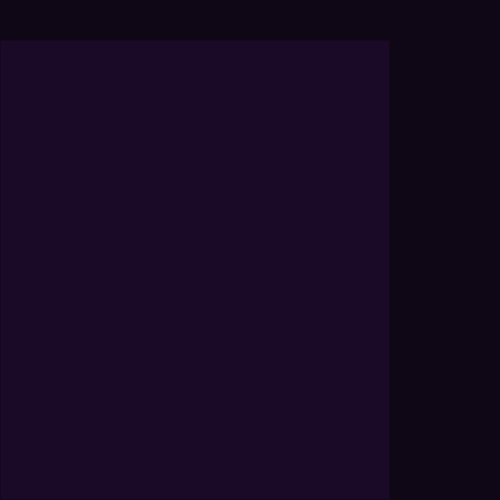
<?xml version="1.0" encoding="UTF-8"?>
<ui version="4.0">
 <class>MainWindow</class>
 <widget class="QMainWindow" name="MainWindow">
  <property name="geometry">
   <rect>
    <x>0</x>
    <y>0</y>
    <width>500</width>
    <height>500</height>
   </rect>
  </property>
  <property name="windowTitle">
   <string>MainWindow</string>
  </property>
  <property name="styleSheet">
   <string notr="true">background-color:#100716;</string>
  </property>
  <widget class="QWidget" name="centralwidget">
   <widget class="QLabel" name="label">
    <property name="geometry">
     <rect>
      <x>0</x>
      <y>0</y>
      <width>500</width>
      <height>40</height>
     </rect>
    </property>
    <property name="toolTip">
     <string>&lt;html&gt;&lt;head/&gt;&lt;body&gt;&lt;p align=&quot;center&quot;&gt;&lt;br/&gt;&lt;/p&gt;&lt;/body&gt;&lt;/html&gt;</string>
    </property>
    <property name="whatsThis">
     <string>&lt;html&gt;&lt;head/&gt;&lt;body&gt;&lt;p align=&quot;center&quot;&gt;&lt;br/&gt;&lt;/p&gt;&lt;/body&gt;&lt;/html&gt;</string>
    </property>
    <property name="styleSheet">
     <string notr="true">left: 10px;</string>
    </property>
    <property name="text">
     <string/>
    </property>
    <property name="pixmap">
     <pixmap>../../Downloads/logo2.png</pixmap>
    </property>
   </widget>
   <widget class="QListWidget" name="listWidget">
    <property name="geometry">
     <rect>
      <x>0</x>
      <y>40</y>
      <width>390</width>
      <height>460</height>
     </rect>
    </property>
    <property name="styleSheet">
     <string notr="true">background-color:#1b0a27;</string>
    </property>
   </widget>
  </widget>
 </widget>
 <resources/>
 <connections/>
</ui>
